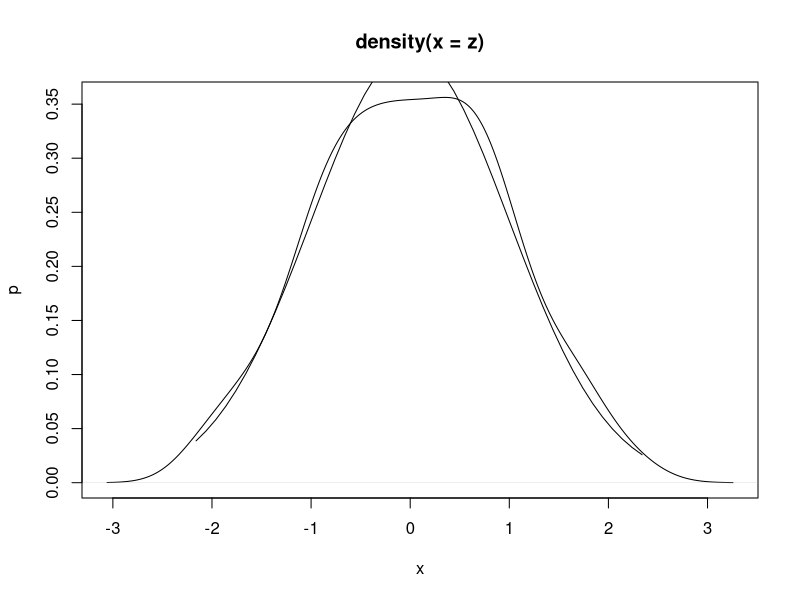

Reproduce this figure in R.
#use plot(density(y)) or plot(ecdf(y))

#uniform - normal std
n <- 100
u1<-runif(n,0,1)
u2<-runif(n,0,1)
z1<-sqrt(-2*log(u1))*cos(2*pi*u2)
z2<-sqrt(-2*log(u1))*sin(2*pi*u2)
z<-c(z1,z2)
plot(density(z),xlab='x',ylab='p')
x<-seq(min(z),max(z),0.1)
y<-dnorm(x,0,1)
lines(x,y)

#normal std - normal
sgm <- 5
mu <- 10
u1<-runif(n,0,1)
u2<-runif(n,0,1)
z1<-sqrt(-2*log(u1))*cos(2*pi*u2)
z2<-sqrt(-2*log(u1))*sin(2*pi*u2)
z<-c(z1,z2)
x<-sgm*z+mu

#normal std - chisq(1)
u1<-runif(n,0,1)
u2<-runif(n,0,1)
z1<-sqrt(-2*log(u1))*cos(2*pi*u2)
z2<-sqrt(-2*log(u1))*sin(2*pi*u2)
z<-c(z1,z2)
y<-z^2

#chisq(1) - chisq(m)
n<-100
m<-10
y<-vector(length = 2*n)
for(i in 1:m){
    u1<-runif(n,0,1)
    u2<-runif(n,0,1)
    z1<-sqrt(-2*log(u1))*cos(2*pi*u2)
    z2<-sqrt(-2*log(u1))*sin(2*pi*u2)
    z<-c(z1,z2)
    x<-z^2
    y<-y+x
}

#uniform - exp(lambda)
lambda <- 2
x<-runif(n,0,1)
y<-1/lambda*-log(x)

#uniform - gamma(r,lambda)
n <- 1000
lambda <- 2
r <- 10
y<-vector(length = n)
for(i in 1:r) {
    x<-runif(n,0,1)
    x<-1/lambda*-log(x)
    y <- y+x
}

#bivariat normal
n<-1000
mux<-30
muy<-40
sdx<-4
sdy<-5
r<-0.5
dist_mat<-matrix(0,n,2)
u1<-runif(n,0,1)
u2<-runif(n,0,1)
dist_mat[,1]<-mux+sdx*u1
dist_mat[,2]<-muy+r*sdy*u1+sdy*sqrt(1-r^2)*u2
#plot(dist_mat[,1], dist_mat[,2], type = 'p')

#menggunakan cholesky decomposition
bvnorm <- function(mu,sigma){
    r <- length(mu)
    l_cho <- t(chol(sigma)) 
    z <- rnorm(r)
    return(l_cho %*% z + mu)
}
x <- matrix(0,nrow=2,ncol=1000)
for(i in 1:1000){
    x[,i] = bvnorm(c(0,0),rbind(c(1.0, 0.9),c(0.9,1.0)))
}